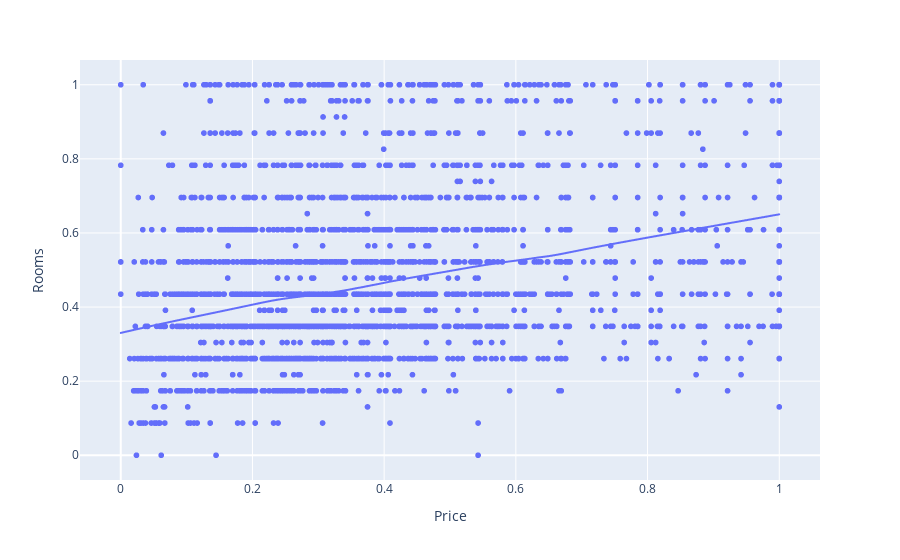

The notebook cell saved with this chart:
### Code cell
# plotting a scatter plor for reference
fig = px.scatter(data_num, x="Price",y="Rooms", trendline="lowess")
fig.show()

### Figure 1 — Plotly figure (JSON) as saved in the notebook; plotly's stock layout.template omitted (floating-point values rounded to 4 significant figures; data arrays with more than 128 entries replaced by an {"elided": "..."} marker saying what was removed)
{"data": [{"hovertemplate": "Price=%{x}<br>Rooms=%{y}<extra></extra>", "legendgroup": "", "marker": {"color": "#636efa", "symbol": "circle"}, "mode": "markers", "name": "", "showlegend": false, "type": "scattergl", "x": {"elided": "3142 float values"}, "xaxis": "x", "y": {"elided": "3142 float values"}, "yaxis": "y"}, {"hovertemplate": "<b>LOWESS trendline</b><br><br>Price=%{x}<br>Rooms=%{y} <b>(trend)</b><extra></extra>", "legendgroup": "", "marker": {"color": "#636efa", "symbol": "circle"}, "mode": "lines", "name": "", "showlegend": false, "type": "scattergl", "x": {"elided": "3142 float values"}, "xaxis": "x", "y": {"elided": "3142 float values"}, "yaxis": "y"}], "layout": {"legend": {"tracegroupgap": 0}, "margin": {"t": 60}, "xaxis": {"anchor": "y", "domain": [0, 1], "title": {"text": "Price"}}, "yaxis": {"anchor": "x", "domain": [0, 1], "title": {"text": "Rooms"}}}}
